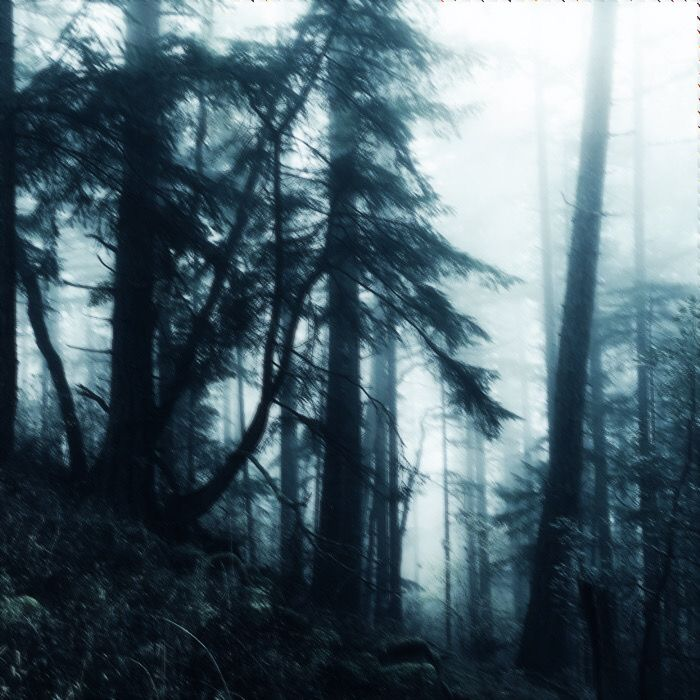
#> input picture assets/img_1.jpg, 700 x 700 px
$ python -i grunge.py   (imports and definitions only)
#> lines starting #> are read from the running program, lines starting #| are printed output that depends on the picture; after the words box and inside, x2 and y2 are one past the last pixel; in counts of white or black regions, pixels touching at a corner belong together
#> further down, picture is the input picture: shape (700, 700, 3); mean B, G, R 111, 101.6, 81.7
import cv2 as cv
import numpy as np
import time
import math
import random
import sys
import os
from colorama import Fore, Back, Style, init

sys.path.append(os.path.dirname(os.path.dirname(os.path.abspath(__file__))))

from utils.normalizers import Normalizer

# [1 line that did not run here, left out]

class Grunge:
    def __init__(self):
        self.name = "Grunge Effect"

        self.frames = []
        self.processed_frames = []

        self.complexities = []
        self.threshold = None

        self.start_time = time.time()

    # [43 lines left out: functions add_frame, calculate_complexity, process_current_frame, grunge_bleach_bypass, not called in this run]

    def emo_bloom_effect(self, frame):
        bright_mask = cv.inRange(frame, (150, 150, 150), (255, 255, 255))
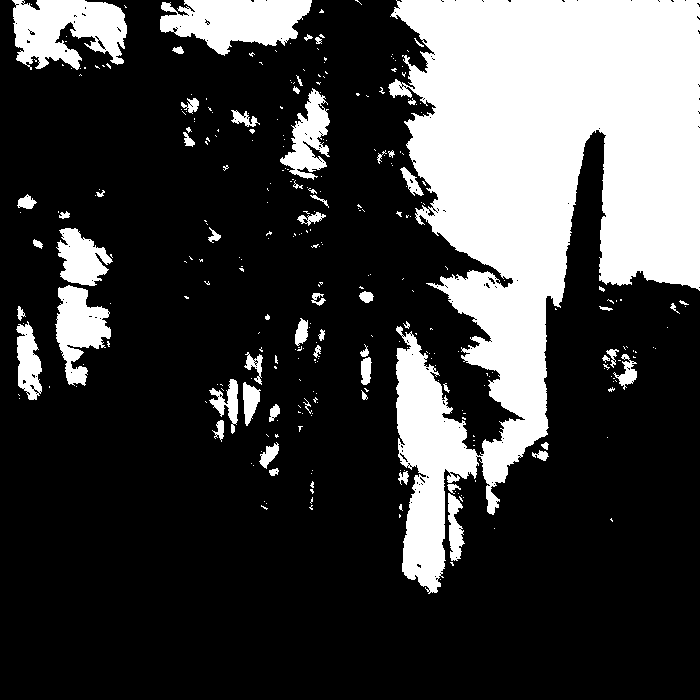
#> bright_mask: shape (700, 700); 25.3% white; 314 white regions (253 under 20 px), largest, box (x1, y1, x2, y2) and area: (388, 0, 700, 594) 96846, (12, 0, 127, 70) 5614, (160, 0, 312, 56) 5559

        bloom = cv.GaussianBlur(frame, (35, 35), 0)
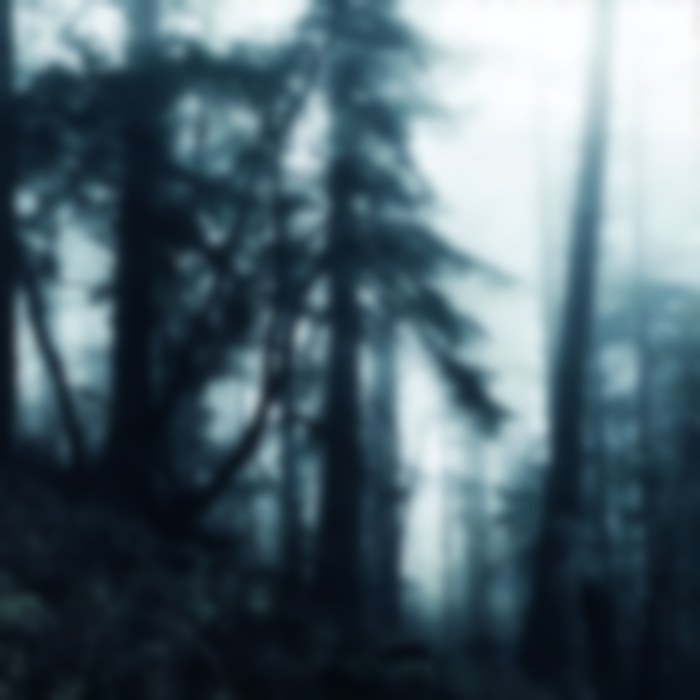
#> bloom: shape (700, 700, 3); mean B, G, R 111.1, 101.6, 81.7

        result = cv.addWeighted(frame, 0.7, bloom, 0.4, 0)
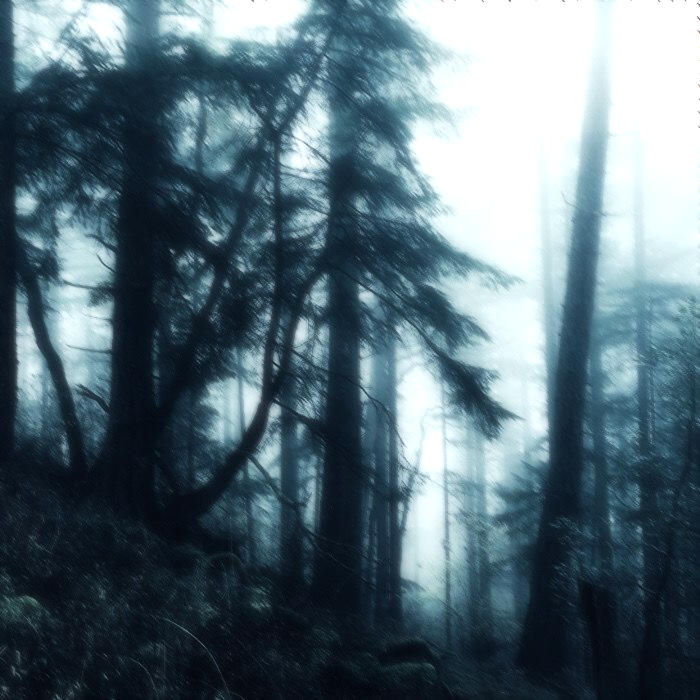
#> result: shape (700, 700, 3); mean B, G, R 120.1, 110, 88.8

        hsv = cv.cvtColor(result, cv.COLOR_BGR2HSV)
#> hsv: shape (700, 700, 3); mean H, S, V 91.7, 108.2, 120.1
        hsv[:, :, 1] = np.clip(hsv[:, :, 1] * 1.3, 0, 255)
#> hsv: shape (700, 700, 3); mean H, S, V 91.7, 140.1, 120.1
        result = cv.cvtColor(hsv, cv.COLOR_HSV2BGR)

        return result

    # [85 lines left out: functions washed_emo_layers, burnify, dreamify, grunge_master_complex, grunge_master_simple, not called in this run]

>>> import cv2
>>> picture = cv2.imread('../assets/img_1.jpg')
>>> result = Grunge().emo_bloom_effect(picture)

$ run again, on assets/img_3.jpg
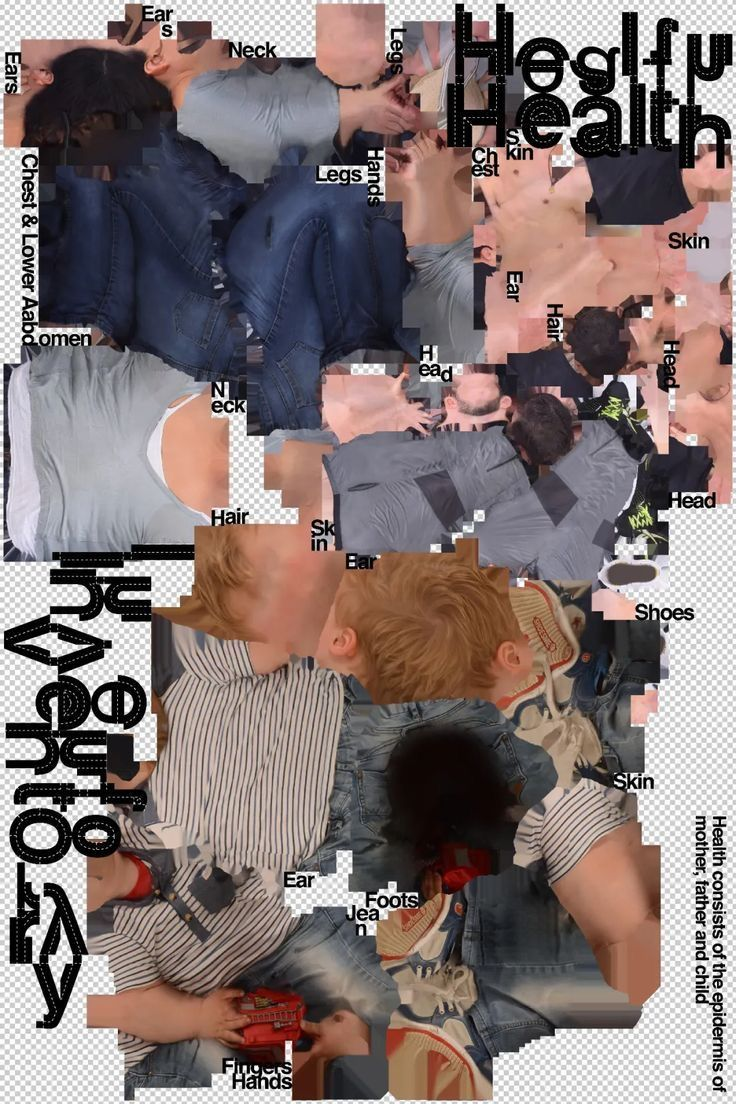
#> input picture assets/img_3.jpg, 736 x 1104 px
#> picture is the input picture: shape (1104, 736, 3); mean B, G, R 115.6, 117.1, 131.3
#> in emo_bloom_effect, `bright_mask = cv.inRange(frame, (150, 150, 150), (255, 255, 255))`:
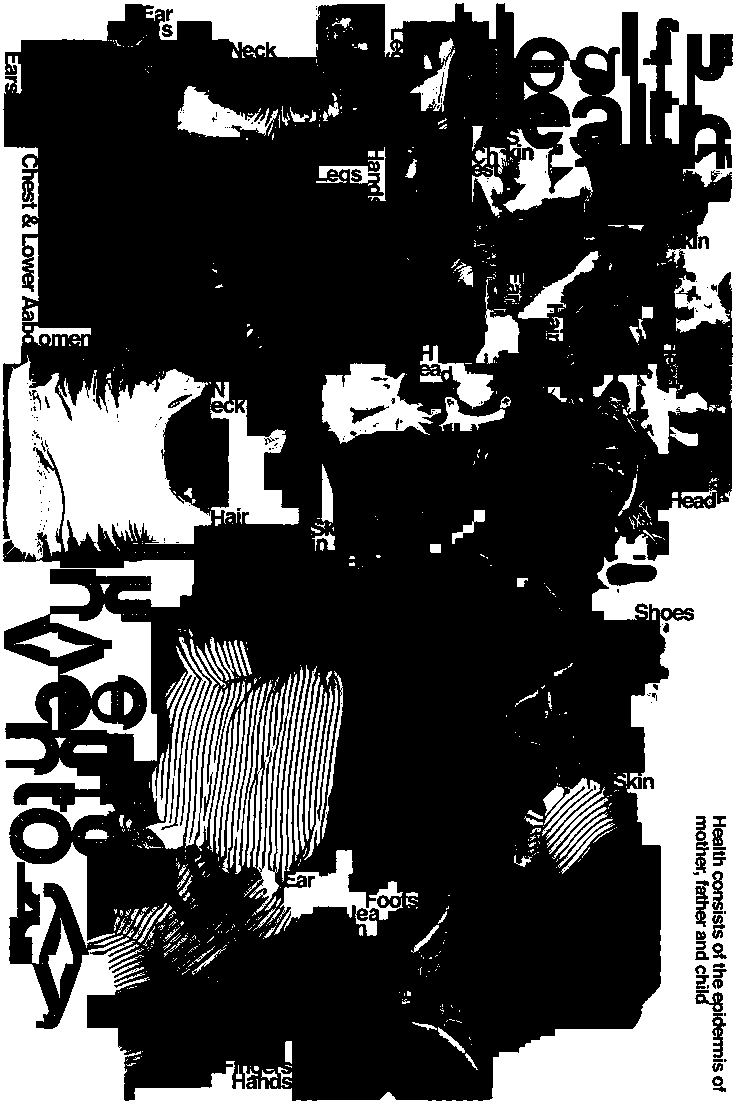
#> bright_mask: shape (1104, 736); 29.9% white; 941 white regions (728 under 20 px), largest, box (x1, y1, x2, y2) and area: (0, 0, 736, 1104) 166791, (50, 604, 157, 761) 6082, (322, 363, 441, 444) 5069
#> in emo_bloom_effect, `result = cv.cvtColor(hsv, cv.COLOR_HSV2BGR)`:
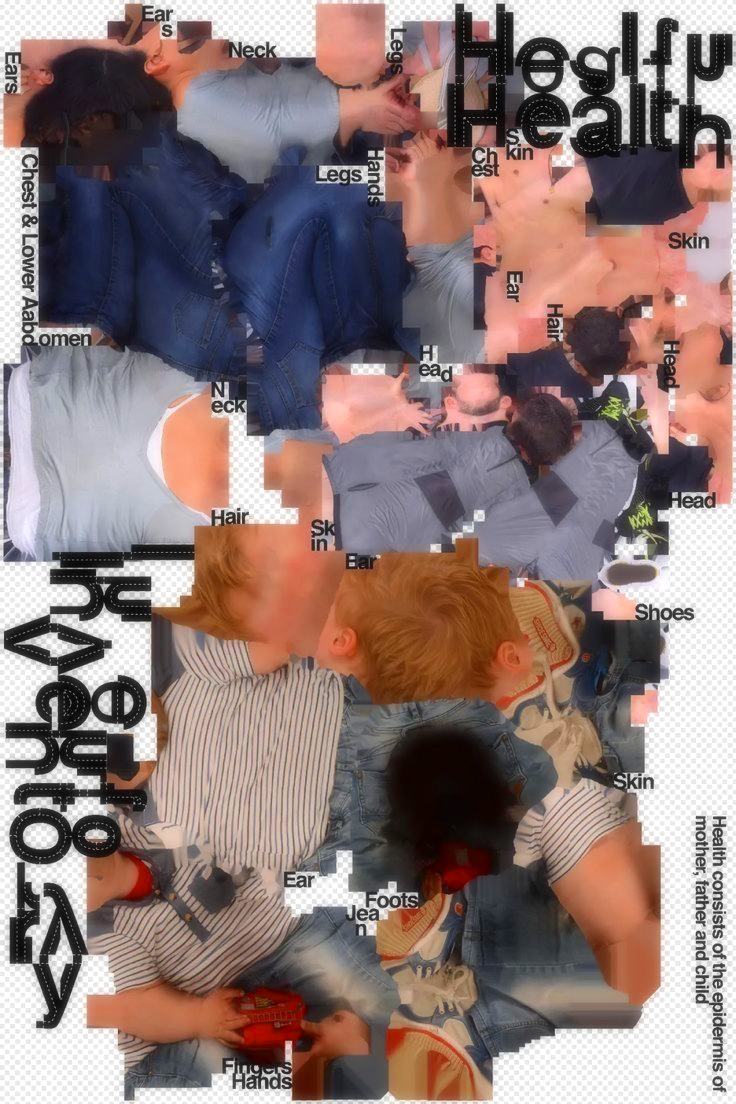
#> result: shape (1104, 736, 3); mean B, G, R 120.2, 122.3, 142.5
